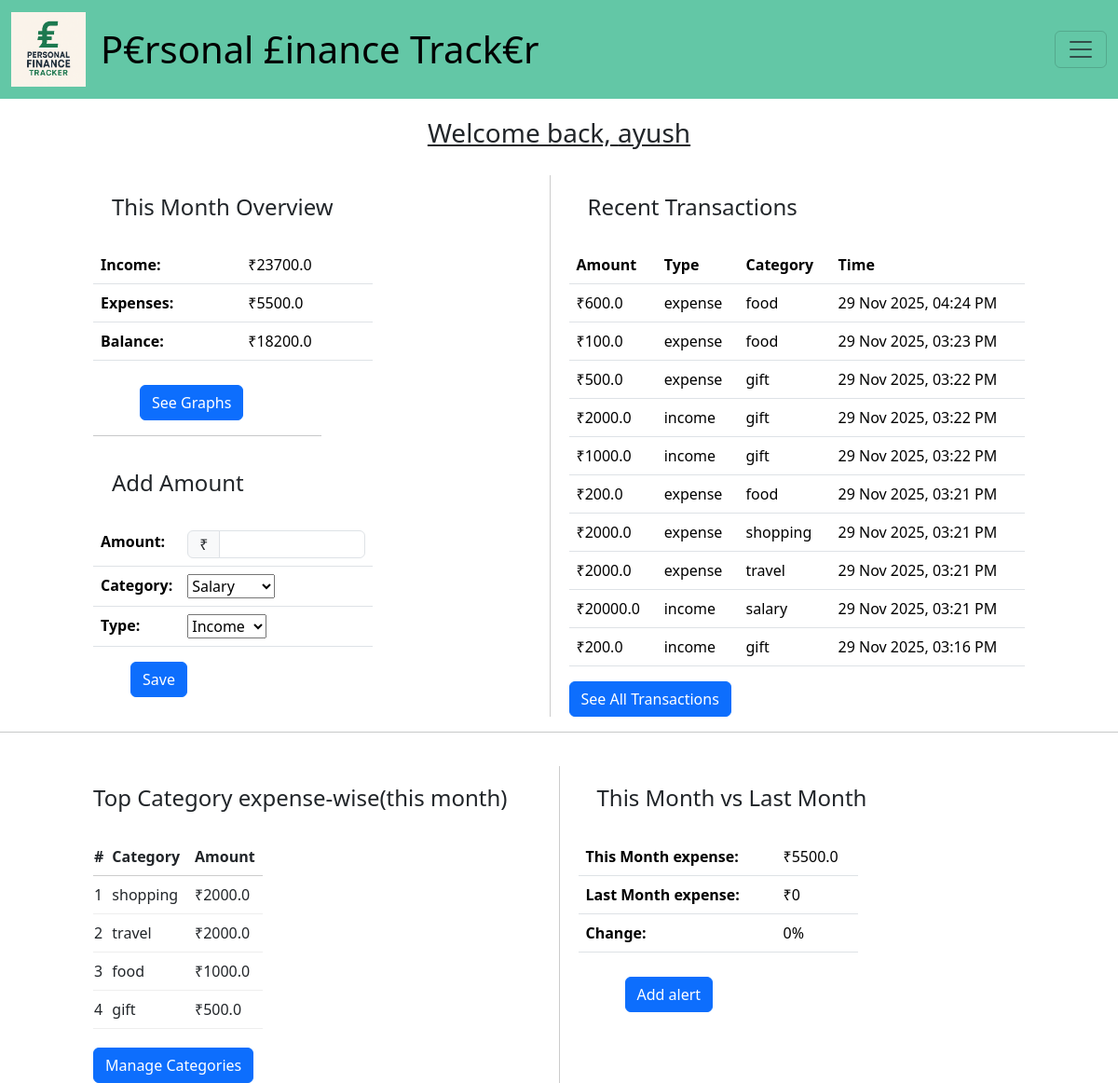
The page / (signed in) on the database its author committed.
### tables this page shows
CREATE TABLE "transactions" (
	"id"	INTEGER NOT NULL UNIQUE,
	"user_id"	INTEGER NOT NULL,
	"amount"	REAL NOT NULL,
	"type"	TEXT NOT NULL CHECK(("type" IN ('expense', 'income', 'transfer'))),
	"category_id"	INTEGER,
	"created_at"	TIMESTAMP DEFAULT CURRENT_TIMESTAMP,
	PRIMARY KEY("id" AUTOINCREMENT),
	FOREIGN KEY("category_id") REFERENCES "categories"("id"),
	FOREIGN KEY("user_id") REFERENCES "users"("id")
);

CREATE TABLE "categories" (
    "id"        INTEGER NOT NULL UNIQUE,
    "user_id"   INTEGER,
    "name"      TEXT NOT NULL,
    PRIMARY KEY("id" AUTOINCREMENT),
    FOREIGN KEY("user_id") REFERENCES "users"("id")
);

### app.py (the view, shortened to what this page needs)
@app.route("/", methods=["GET","POST"])
@login_required
def index():
    if request.method=="GET":
        username = session.get("username")
        db=sqlite3.connect("transactions.db")
        db.row_factory = sqlite3.Row
        cur=db.cursor()
        cur.execute("""
            SELECT *
            FROM transactions
            WHERE strftime('%Y-%m', created_at) = (
                SELECT strftime('%Y-%m', MAX(created_at)) FROM transactions) AND user_id=?
        """, (session["user_id"],))
        latest_month_rows = cur.fetchall()
        cur.execute("""
            SELECT
                t.amount,
                t.type,
                c.name AS category,
                t.created_at
            FROM transactions t
            LEFT JOIN categories c
                ON t.category_id = c.id
            WHERE t.user_id = ?
            ORDER BY t.created_at DESC
            LIMIT 10
            """, (session["user_id"],))
        rows = cur.fetchall()
        rows = [dict(r) for r in rows]
        ist = pytz.timezone("Asia/Kolkata")
        for r in rows:
            dt = datetime.fromisoformat(r["created_at"])  # convert string → datetime
            if dt.tzinfo is None:
                dt = dt.replace(tzinfo=pytz.UTC)
            r["created_at_fmt"] = dt.astimezone(ist).strftime("%d %b %Y, %I:%M %p")
        total_income  = sum(r['amount'] for r in latest_month_rows if r['type'] == 'income')
        total_expense = sum(r['amount'] for r in latest_month_rows if r['type'] == 'expense')
        balance = total_income - total_expense
        cur.execute("""
            SELECT c.name AS category, SUM(t.amount) AS total_expense
            FROM transactions t
            LEFT JOIN categories c ON t.category_id = c.id
            WHERE t.user_id = ?
            AND t.type = 'expense'
            AND strftime('%Y-%m', t.created_at) = strftime('%Y-%m', 'now')
            GROUP BY t.category_id ORDER BY SUM(t.amount) DESC LIMIT 5
            """, (session["user_id"],))
        category_expenses = cur.fetchall()
        cur.execute("""
            SELECT SUM(amount)
            FROM transactions
            WHERE user_id = ?
            AND type = 'expense'
            AND strftime('%Y-%m', created_at) = strftime('%Y-%m', 'now')
            """, (session["user_id"],))
        this_month = cur.fetchone()[0] or 0   # prevent None
        cur.execute("""
            SELECT SUM(amount)
            FROM transactions
            WHERE user_id = ?
            AND type = 'expense'
            AND strftime('%Y-%m', created_at) = strftime('%Y-%m', 'now', '-1 month')
            """, (session["user_id"],))
        last_month = cur.fetchone()[0] or 0
        if last_month == 0:
            percent_change = 0   # or you can set it to None or 100
        else:
            percent_change = ((this_month - last_month) / last_month) * 100
        return render_template("index.html", username=username, income=total_income, expenses=total_expense, balance=balance, rows=rows, category_expenses=category_expenses, this_month=this_month, last_month=last_month, change=percent_change)

### helpers.py (called while the page is built)
def login_required(f):
    @wraps(f)
    def wrapper(*args, **kwargs):
        if "user_id" not in session:
            return redirect(url_for("login"))
        return f(*args, **kwargs)
    return wrapper

### templates/index.html (shortened to what this page needs)
{% extends "layout.html" %}
{% block body %}
    <h3 style="padding:20px; text-align: center; text-decoration: underline;">Welcome back, {{ username }}</h3>
    <div style="display: flex;">
        <div style="flex: 1; margin-left:100px;">
            <h4 style="padding:20px;">This Month Overview</h4>
            <table class="table table-hover" style="width: 300px;">
                <tr>
                    <th>Income:</th>
                    <td>₹{{ income }}</td>
                </tr>
                <tr>
                    <th>Expenses:</th>
                    <td>₹{{ expenses }}</td>
                </tr>
                <tr>
                    <th>Balance:</th>
                    <td>₹{{ balance }}</td>
                </tr>
            </table>
            <a href="/charts" class="btn btn-primary" style="margin-left:50px; margin-top:10px;">See Graphs</a>
            <hr style="width: 50%;">
            <h4 style="padding:20px;">Add Amount</h4>
            <form action="/" method="POST">
                <table class="table table-hover" style="width: 300px;">
                    <tr>
                        <th>Amount:</th>
                        <td>
                            <div class="input-group">
                                <span style="height:30px;" class="input-group-text">₹</span>
                                <input style="height:30px;" type="number" class="form-control" name="amount" step="0.01" required autocomplete="off">
                            </div>
                        </td>
                    </tr>
                    <tr>
                        <th>Category:</th>
                        <td><select name="category" id="category">
                                <option value="salary">Salary</option>
                            </select></td>
                    </tr>
                    <tr>
                        <th>Type:</th>
                        <td><select name="type" id="type">
                            <option value="income">Income</option>
                            </select></td>
                    </tr>
                </table>
                <button style="margin-left:40px;" class="btn btn-primary" type="submit">Save</button>
            </form>
        </div>
        <div style="flex: 1; margin-right:100px;">
            <h4 style="padding:20px;">Recent Transactions</h4>
            <div class="table-responsive">
            <table class="table">
                <thead>
                    <tr>
                        <th>Amount</th>
                        <th>Type</th>
                        <th>Category</th>
                        <th>Time</th>
                    </tr>
                </thead>
                <tbody>
                    {% for row in rows %}
                    <tr>
                        <td>₹{{ row.amount }}</td>
                        <td>{{ row.type }}</td>
                        <td>{{ row.category }}</td>
                        <td>{{ row.created_at_fmt }}</td>
                    </tr>
                    {% endfor %}
                </tbody>
            </table>
            <a href="/transactions" class="btn btn-primary">See All Transactions</a>
            </div>
        </div>
    </div>
    <hr>
    <div style="display: flex; gap: 20px; padding-top:20px;">
        <div style="flex: 1;">
        <h4 style="padding:20px; margin-left:80px;">Top Category expense-wise(this month)</h4>
        <table style="width:30%; border-collapse: collapse; margin-left:100px">
            <thead>
                <tr style="border-bottom: 1px solid #ccc;">
                    <th>#</th>
                    <th style="text-align: left; padding: 8px;">Category</th>
                    <th style="text-align: left; padding: 8px;">Amount</th>
                </tr>
            </thead>
            <tbody>
                {% for row in category_expenses %}
                <tr style="border-bottom: 1px solid #eee;">
                    <td>{{ loop.index }}</td>
                    <td style="padding: 8px;">{{ row.category }}</td>
                    <td style="padding: 8px;">₹{{ row.total_expense }}</td>
                </tr>
                {% endfor %}
            </tbody>
        </table>
        <a href="/categories" class="btn btn-primary" style="margin-left:100px; margin-top:20px;">Manage Categories</a>
        </div>
        <div style="flex: 1;">
        <h4 style="padding:20px;">This Month vs Last Month</h4>
        <table class="table table-hover" style="width: 300px;">
                <tr>
                    <th>This Month expense:</th>
                    <td>₹{{ this_month }}</td>
                </tr>
                <tr>
                    <th>Last Month expense:</th>
                    <td>₹{{ last_month }}</td>
                </tr>
                <tr>
                    <th>Change:</th>
                    <td>{{ change }}%</td>
                </tr>
            </table>
            <a href="/alerts" class="btn btn-primary" style="margin-left:50px; margin-top:10px;">Add alert</a>
        </div>
    </div>
{% endblock %}

### rows shown on the page
transactions: amount "600.0", type "expense", category "food", created_at_fmt "29 Nov 2025, 04:24 PM"
transactions: amount "100.0", type "expense", category "food", created_at_fmt "29 Nov 2025, 03:23 PM"
transactions: amount "500.0", type "expense", category "gift", created_at_fmt "29 Nov 2025, 03:22 PM"
transactions: amount "2000.0", type "income", category "gift", created_at_fmt "29 Nov 2025, 03:22 PM"
transactions: amount "1000.0", type "income", category "gift", created_at_fmt "29 Nov 2025, 03:22 PM"
transactions: amount "200.0", type "expense", category "food", created_at_fmt "29 Nov 2025, 03:21 PM"
transactions: amount "2000.0", type "expense", category "shopping", created_at_fmt "29 Nov 2025, 03:21 PM"
transactions: amount "2000.0", type "expense", category "travel", created_at_fmt "29 Nov 2025, 03:21 PM"
transactions: amount "20000.0", type "income", category "salary", created_at_fmt "29 Nov 2025, 03:21 PM"
transactions: amount "200.0", type "income", category "gift", created_at_fmt "29 Nov 2025, 03:16 PM"
categories: category "shopping", total_expense "2000.0"
categories: category "travel", total_expense "2000.0"
categories: category "food", total_expense "1000.0"
categories: category "gift", total_expense "500.0"

### other values the page prints
{{ username }} "ayush"
{{ income }} "23700.0"
{{ expenses }} "5500.0"
{{ balance }} "18200.0"
{{ this_month }} "5500.0"
{{ last_month }} "0"
{{ change }} "0"
